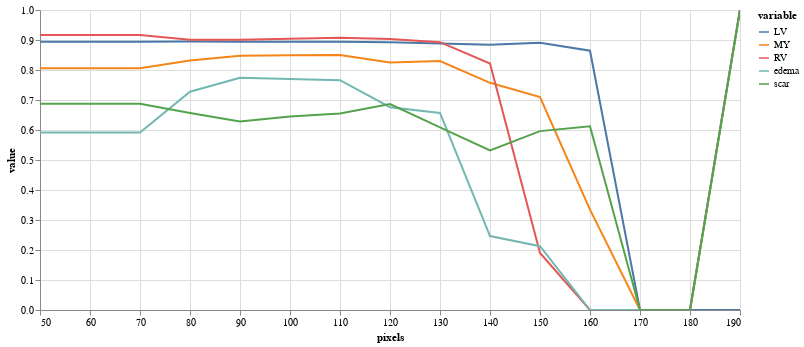

Source (notebook cell):
### Code cell
(alt
 .Chart(results.melt(id_vars=['pixels'],value_vars=['LV','MY','RV','edema','scar']))
 .mark_line()
 .encode(
     x="pixels",
     y="value",
     color="variable",
     tooltip="value"
 )
 .properties(width=700,height=300)
 .interactive()
)

### Figure 1 — Vega-Lite specification as saved in the notebook (floating-point values rounded to 4 significant figures)
{"config": {"view": {"continuousWidth": 400, "continuousHeight": 300}}, "data": {"name": "data-fe6e64599ca39d26a2483c43e1d5008a"}, "mark": "line", "encoding": {"color": {"field": "variable", "type": "nominal"}, "tooltip": {"field": "value", "type": "quantitative"}, "x": {"field": "pixels", "type": "quantitative"}, "y": {"field": "value", "type": "quantitative"}}, "height": 300, "selection": {"selector002": {"type": "interval", "bind": "scales", "encodings": ["x", "y"]}}, "width": 700, "$schema": "https://vega.github.io/schema/vega-lite/v4.17.0.json", "datasets": {"data-fe6e64599ca39d26a2483c43e1d5008a": [{"pixels": 50, "variable": "LV", "value": 0.8941}, {"pixels": 60, "variable": "LV", "value": 0.8941}, {"pixels": 70, "variable": "LV", "value": 0.8941}, {"pixels": 80, "variable": "LV", "value": 0.8954}, {"pixels": 90, "variable": "LV", "value": 0.8939}, {"pixels": 100, "variable": "LV", "value": 0.8941}, {"pixels": 110, "variable": "LV", "value": 0.8939}, {"pixels": 120, "variable": "LV", "value": 0.8922}, {"pixels": 130, "variable": "LV", "value": 0.8881}, {"pixels": 140, "variable": "LV", "value": 0.8846}, {"pixels": 150, "variable": "LV", "value": 0.8909}, {"pixels": 160, "variable": "LV", "value": 0.8642}, {"pixels": 170, "variable": "LV", "value": 0.0}, {"pixels": 180, "variable": "LV", "value": 0.0}, {"pixels": 190, "variable": "LV", "value": 0.0}, {"pixels": 50, "variable": "MY", "value": 0.8062}, {"pixels": 60, "variable": "MY", "value": 0.8062}, {"pixels": 70, "variable": "MY", "value": 0.8062}, {"pixels": 80, "variable": "MY", "value": 0.8317}, {"pixels": 90, "variable": "MY", "value": 0.8477}, {"pixels": 100, "variable": "MY", "value": 0.8493}, {"pixels": 110, "variable": "MY", "value": 0.8499}, {"pixels": 120, "variable": "MY", "value": 0.8252}, {"pixels": 130, "variable": "MY", "value": 0.8297}, {"pixels": 140, "variable": "MY", "value": 0.7572}, {"pixels": 150, "variable": "MY", "value": 0.7101}, {"pixels": 160, "variable": "MY", "value": 0.3345}, {"pixels": 170, "variable": "MY", "value": 0.0}, {"pixels": 180, "variable": "MY", "value": 0.0}, {"pixels": 190, "variable": "MY", "value": 1.0}, {"pixels": 50, "variable": "RV", "value": 0.917}, {"pixels": 60, "variable": "RV", "value": 0.917}, {"pixels": 70, "variable": "RV", "value": 0.917}, {"pixels": 80, "variable": "RV", "value": 0.901}, {"pixels": 90, "variable": "RV", "value": 0.9012}, {"pixels": 100, "variable": "RV", "value": 0.9042}, {"pixels": 110, "variable": "RV", "value": 0.9079}, {"pixels": 120, "variable": "RV", "value": 0.9037}, {"pixels": 130, "variable": "RV", "value": 0.8928}, {"pixels": 140, "variable": "RV", "value": 0.8218}, {"pixels": 150, "variable": "RV", "value": 0.1903}, {"pixels": 160, "variable": "RV", "value": 0.0}, {"pixels": 170, "variable": "RV", "value": 0.0}, {"pixels": 180, "variable": "RV", "value": 0.0}, {"pixels": 190, "variable": "RV", "value": 1.0}, {"pixels": 50, "variable": "edema", "value": 0.5913}, {"pixels": 60, "variable": "edema", "value": 0.5913}, {"pixels": 70, "variable": "edema", "value": 0.5913}, {"pixels": 80, "variable": "edema", "value": 0.7274}, {"pixels": 90, "variable": "edema", "value": 0.7739}, {"pixels": 100, "variable": "edema", "value": 0.77}, {"pixels": 110, "variable": "edema", "value": 0.7661}, {"pixels": 120, "variable": "edema", "value": 0.6761}, {"pixels": 130, "variable": "edema", "value": 0.6568}, {"pixels": 140, "variable": "edema", "value": 0.2465}, {"pixels": 150, "variable": "edema", "value": 0.2128}, {"pixels": 160, "variable": "edema", "value": 0.0}, {"pixels": 170, "variable": "edema", "value": 0.0}, {"pixels": 180, "variable": "edema", "value": 0.0}, {"pixels": 190, "variable": "edema", "value": 1.0}, {"pixels": 50, "variable": "scar", "value": 0.6874}, {"pixels": 60, "variable": "scar", "value": 0.6874}, {"pixels": 70, "variable": "scar", "value": 0.6874}, {"pixels": 80, "variable": "scar", "value": 0.657}, {"pixels": 90, "variable": "scar", "value": 0.6287}, {"pixels": 100, "variable": "scar", "value": 0.6453}, {"pixels": 110, "variable": "scar", "value": 0.6553}, {"pixels": 120, "variable": "scar", "value": 0.6865}, {"pixels": 130, "variable": "scar", "value": 0.6087}, {"pixels": 140, "variable": "scar", "value": 0.532}, {"pixels": 150, "variable": "scar", "value": 0.5963}, {"pixels": 160, "variable": "scar", "value": 0.6123}, {"pixels": 170, "variable": "scar", "value": 0.0}, {"pixels": 180, "variable": "scar", "value": 0.0}, {"pixels": 190, "variable": "scar", "value": 1.0}]}}
